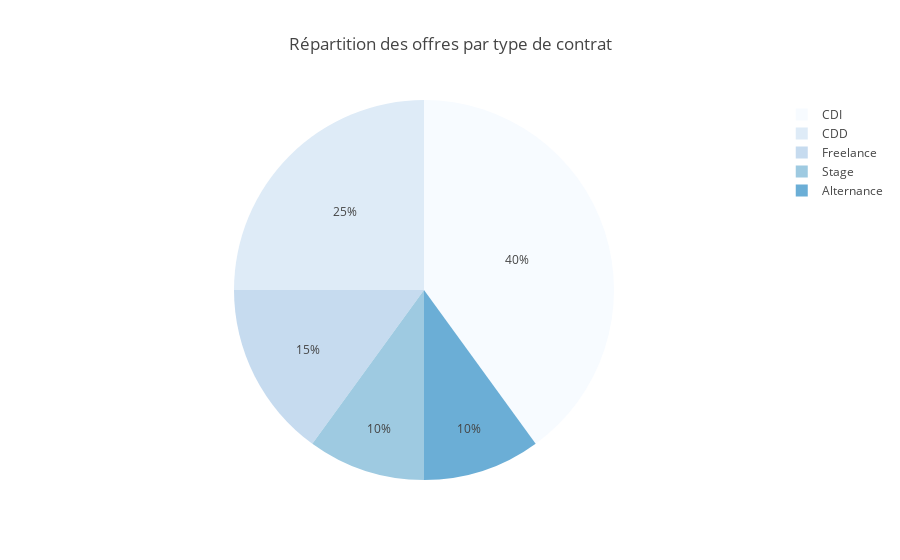

Notebook code for this chart:
### Code cell
# Données fictives
data = pd.DataFrame({
    "Type de Contrat": ["CDI", "CDD", "Freelance", "Stage", "Alternance"],
    "Nombre d'offres": [40, 25, 15, 10, 10]
})

# Création du pie chart
fig = px.pie(data, names="Type de Contrat", values="Nombre d'offres", title="Répartition des offres par type de contrat", color_discrete_sequence=px.colors.sequential.Blues)


fig

### Figure 1 — Plotly figure (JSON) as saved in the notebook; plotly's stock layout.template omitted (floating-point values rounded to 4 significant figures)
{"data": [{"domain": {"x": [0, 1], "y": [0, 1]}, "hovertemplate": "Type de Contrat=%{label}<br>Nombre d'offres=%{value}<extra></extra>", "labels": ["CDI", "CDD", "Freelance", "Stage", "Alternance"], "legendgroup": "", "name": "", "showlegend": true, "type": "pie", "values": [40, 25, 15, 10, 10]}], "layout": {"legend": {"tracegroupgap": 0}, "piecolorway": ["rgb(247,251,255)", "rgb(222,235,247)", "rgb(198,219,239)", "rgb(158,202,225)", "rgb(107,174,214)", "rgb(66,146,198)", "rgb(33,113,181)", "rgb(8,81,156)", "rgb(8,48,107)"], "title": {"text": "Répartition des offres par type de contrat"}}}
